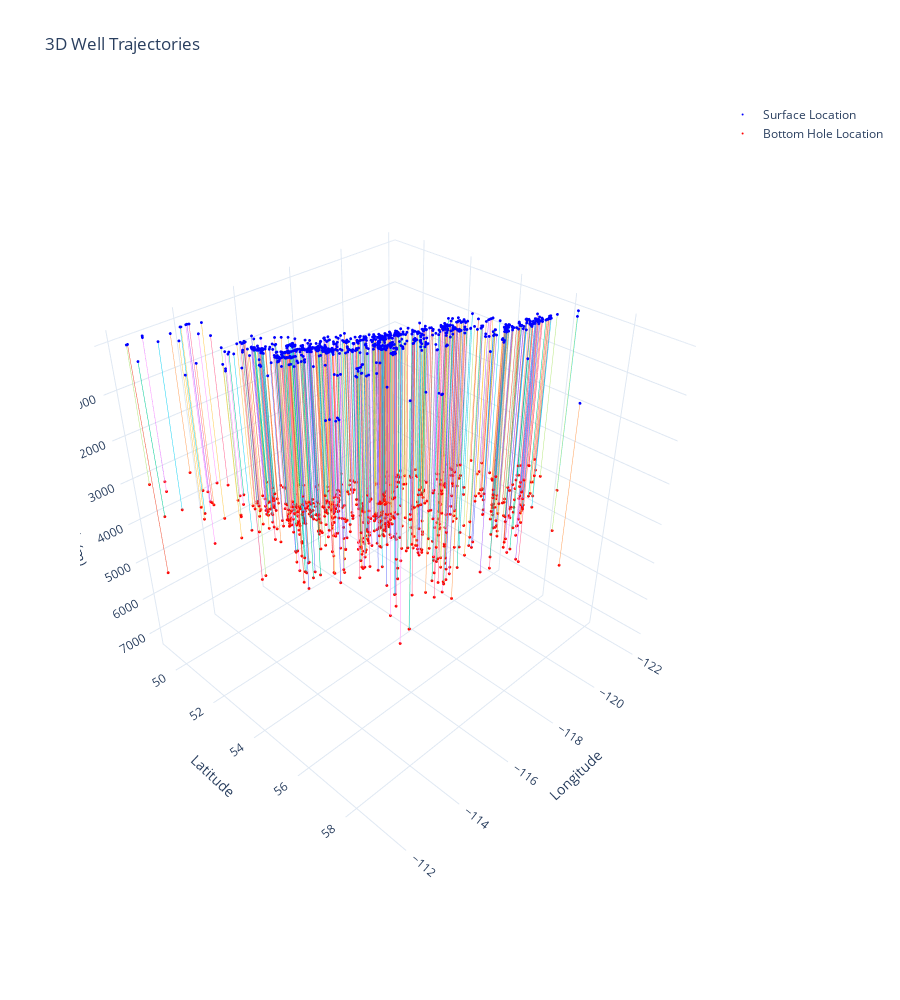

Source (notebook cell):
### Code cell
import plotly.graph_objects as go

# Filter out rows where we have both surface and bottom hole coordinates
valid_wells = wells_df.dropna(subset=['surface_latitude', 'surface_longitude', 
                                    'bottom_hole_latitude', 'bottom_hole_longitude', 
                                    'final_td']).head(1000)

# Create a 3D scatter plot
fig = go.Figure()

# Add surface points
fig.add_trace(go.Scatter3d(
    x=valid_wells['surface_longitude'],
    y=valid_wells['surface_latitude'],
    z=np.zeros(len(valid_wells)),  # Surface points at z=0
    mode='markers',
    name='Surface Location',
    marker=dict(size=1, color='blue')
))

# Add bottom hole points
fig.add_trace(go.Scatter3d(
    x=valid_wells['bottom_hole_longitude'],
    y=valid_wells['bottom_hole_latitude'],
    z=valid_wells['final_td'],
    mode='markers',
    name='Bottom Hole Location',
    marker=dict(size=1, color='red')
))

# Add 3D lines connecting surface to bottom hole
for _, well in valid_wells.iterrows():
    fig.add_trace(go.Scatter3d(
        x=[well['surface_longitude'], well['bottom_hole_longitude']],
        y=[well['surface_latitude'], well['bottom_hole_latitude']],
        z=[0, well['final_td']],  # From surface (0) to final depth
        mode='lines',
        line=dict(
            # Color based on depth
            colorscale='Magma',    # Other options include: 'Plasma', 'Inferno', 'Magma', 'Cividis', 'Rainbow', 'RdBu', 'Blues', 'Hot'
            width=1
        ),
        showlegend=False
    ))

# Update layout
fig.update_layout(
    title='3D Well Trajectories',
    scene=dict(
        xaxis_title='Longitude',
        yaxis_title='Latitude',
        zaxis_title='Depth (m)',
        zaxis=dict(
            autorange='reversed'  # Reverse z-axis to show depth going down
        )
    ),
    scene_camera=dict(
        up=dict(x=0, y=0, z=1),
        center=dict(x=0, y=0, z=0),
        eye=dict(x=1.5, y=1.5, z=1.5)
    ),
    showlegend=True,
    template='plotly_white',
    height=1000,  # Increase height to make plot taller
)

fig.show()
